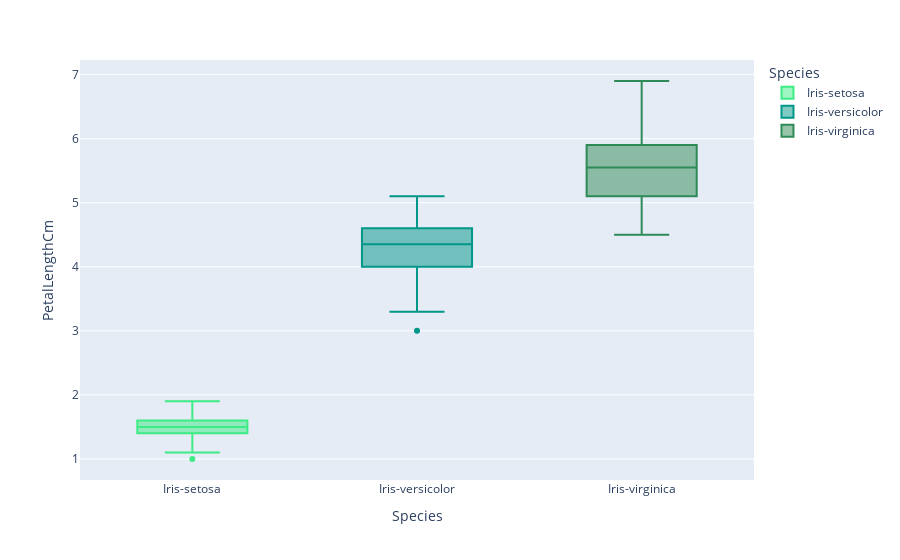

Here is the notebook cell this chart was saved with:
### Code cell
fig = px.box(data_frame=iris, x='Species',y='PetalLengthCm',color='Species',color_discrete_sequence=['#3dec84 ','#009688 ','#2E8B57 '],orientation='v')
fig.show()

### Figure 1 — Plotly figure (JSON) as saved in the notebook; plotly's stock layout.template omitted (floating-point values rounded to 4 significant figures)
{"data": [{"alignmentgroup": "True", "hovertemplate": "Species=%{x}<br>PetalLengthCm=%{y}<extra></extra>", "legendgroup": "Iris-setosa", "marker": {"color": "#3dec84 "}, "name": "Iris-setosa", "notched": false, "offsetgroup": "Iris-setosa", "orientation": "v", "showlegend": true, "type": "box", "x": ["Iris-setosa", "Iris-setosa", "Iris-setosa", "Iris-setosa", "Iris-setosa", "Iris-setosa", "Iris-setosa", "Iris-setosa", "Iris-setosa", "Iris-setosa", "Iris-setosa", "Iris-setosa", "Iris-setosa", "Iris-setosa", "Iris-setosa", "Iris-setosa", "Iris-setosa", "Iris-setosa", "Iris-setosa", "Iris-setosa", "Iris-setosa", "Iris-setosa", "Iris-setosa", "Iris-setosa", "Iris-setosa", "Iris-setosa", "Iris-setosa", "Iris-setosa", "Iris-setosa", "Iris-setosa", "Iris-setosa", "Iris-setosa", "Iris-setosa", "Iris-setosa", "Iris-setosa", "Iris-setosa", "Iris-setosa", "Iris-setosa", "Iris-setosa", "Iris-setosa", "Iris-setosa", "Iris-setosa", "Iris-setosa", "Iris-setosa", "Iris-setosa", "Iris-setosa", "Iris-setosa", "Iris-setosa", "Iris-setosa", "Iris-setosa"], "x0": " ", "xaxis": "x", "y": [1.4, 1.4, 1.3, 1.5, 1.4, 1.7, 1.4, 1.5, 1.4, 1.5, 1.5, 1.6, 1.4, 1.1, 1.2, 1.5, 1.3, 1.4, 1.7, 1.5, 1.7, 1.5, 1.0, 1.7, 1.9, 1.6, 1.6, 1.5, 1.4, 1.6, 1.6, 1.5, 1.5, 1.4, 1.5, 1.2, 1.3, 1.5, 1.3, 1.5, 1.3, 1.3, 1.3, 1.6, 1.9, 1.4, 1.6, 1.4, 1.5, 1.4], "y0": " ", "yaxis": "y"}, {"alignmentgroup": "True", "hovertemplate": "Species=%{x}<br>PetalLengthCm=%{y}<extra></extra>", "legendgroup": "Iris-versicolor", "marker": {"color": "#009688 "}, "name": "Iris-versicolor", "notched": false, "offsetgroup": "Iris-versicolor", "orientation": "v", "showlegend": true, "type": "box", "x": ["Iris-versicolor", "Iris-versicolor", "Iris-versicolor", "Iris-versicolor", "Iris-versicolor", "Iris-versicolor", "Iris-versicolor", "Iris-versicolor", "Iris-versicolor", "Iris-versicolor", "Iris-versicolor", "Iris-versicolor", "Iris-versicolor", "Iris-versicolor", "Iris-versicolor", "Iris-versicolor", "Iris-versicolor", "Iris-versicolor", "Iris-versicolor", "Iris-versicolor", "Iris-versicolor", "Iris-versicolor", "Iris-versicolor", "Iris-versicolor", "Iris-versicolor", "Iris-versicolor", "Iris-versicolor", "Iris-versicolor", "Iris-versicolor", "Iris-versicolor", "Iris-versicolor", "Iris-versicolor", "Iris-versicolor", "Iris-versicolor", "Iris-versicolor", "Iris-versicolor", "Iris-versicolor", "Iris-versicolor", "Iris-versicolor", "Iris-versicolor", "Iris-versicolor", "Iris-versicolor", "Iris-versicolor", "Iris-versicolor", "Iris-versicolor", "Iris-versicolor", "Iris-versicolor", "Iris-versicolor", "Iris-versicolor", "Iris-versicolor"], "x0": " ", "xaxis": "x", "y": [4.7, 4.5, 4.9, 4.0, 4.6, 4.5, 4.7, 3.3, 4.6, 3.9, 3.5, 4.2, 4.0, 4.7, 3.6, 4.4, 4.5, 4.1, 4.5, 3.9, 4.8, 4.0, 4.9, 4.7, 4.3, 4.4, 4.8, 5.0, 4.5, 3.5, 3.8, 3.7, 3.9, 5.1, 4.5, 4.5, 4.7, 4.4, 4.1, 4.0, 4.4, 4.6, 4.0, 3.3, 4.2, 4.2, 4.2, 4.3, 3.0, 4.1], "y0": " ", "yaxis": "y"}, {"alignmentgroup": "True", "hovertemplate": "Species=%{x}<br>PetalLengthCm=%{y}<extra></extra>", "legendgroup": "Iris-virginica", "marker": {"color": "#2E8B57 "}, "name": "Iris-virginica", "notched": false, "offsetgroup": "Iris-virginica", "orientation": "v", "showlegend": true, "type": "box", "x": ["Iris-virginica", "Iris-virginica", "Iris-virginica", "Iris-virginica", "Iris-virginica", "Iris-virginica", "Iris-virginica", "Iris-virginica", "Iris-virginica", "Iris-virginica", "Iris-virginica", "Iris-virginica", "Iris-virginica", "Iris-virginica", "Iris-virginica", "Iris-virginica", "Iris-virginica", "Iris-virginica", "Iris-virginica", "Iris-virginica", "Iris-virginica", "Iris-virginica", "Iris-virginica", "Iris-virginica", "Iris-virginica", "Iris-virginica", "Iris-virginica", "Iris-virginica", "Iris-virginica", "Iris-virginica", "Iris-virginica", "Iris-virginica", "Iris-virginica", "Iris-virginica", "Iris-virginica", "Iris-virginica", "Iris-virginica", "Iris-virginica", "Iris-virginica", "Iris-virginica", "Iris-virginica", "Iris-virginica", "Iris-virginica", "Iris-virginica", "Iris-virginica", "Iris-virginica", "Iris-virginica", "Iris-virginica", "Iris-virginica", "Iris-virginica"], "x0": " ", "xaxis": "x", "y": [6.0, 5.1, 5.9, 5.6, 5.8, 6.6, 4.5, 6.3, 5.8, 6.1, 5.1, 5.3, 5.5, 5.0, 5.1, 5.3, 5.5, 6.7, 6.9, 5.0, 5.7, 4.9, 6.7, 4.9, 5.7, 6.0, 4.8, 4.9, 5.6, 5.8, 6.1, 6.4, 5.6, 5.1, 5.6, 6.1, 5.6, 5.5, 4.8, 5.4, 5.6, 5.1, 5.1, 5.9, 5.7, 5.2, 5.0, 5.2, 5.4, 5.1], "y0": " ", "yaxis": "y"}], "layout": {"boxmode": "overlay", "legend": {"title": {"text": "Species"}, "tracegroupgap": 0}, "margin": {"t": 60}, "xaxis": {"anchor": "y", "categoryarray": ["Iris-setosa", "Iris-versicolor", "Iris-virginica"], "categoryorder": "array", "domain": [0, 1], "title": {"text": "Species"}}, "yaxis": {"anchor": "x", "domain": [0, 1], "title": {"text": "PetalLengthCm"}}}}
